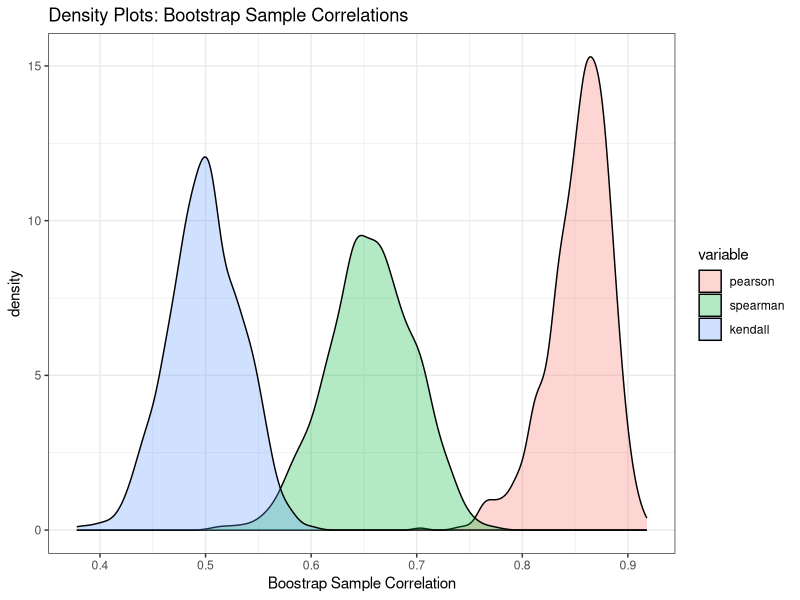

The R script that drew this image:
## ---- chunk 1
knitr::opts_chunk$set(echo = TRUE)
## ---- chunk 2
rider_data <- read.csv(
  'data/CTA_-_Ridership_-_Daily_Boarding_Totals.csv',
                       header = T,stringsAsFactors = F)
#subset data to just weekdays
rider_data <- rider_data[rider_data$day_type == 'W',]
rider_data <- transform(rider_data, service_date = as.Date(service_date, '%m/%d/%y'))
#subset data to 2017 and 2018 rides only
rider_data <- rider_data[format(rider_data$service_date, '%Y') %in% c('2017','2018'),]
knitr::kable(head(rider_data,n=5),row.names = F)
## ---- chunk 3
paste0("Pearson's Correlation: " ,round(with(rider_data, cor(x=bus,y=rail_boardings,method = "pearson")),digits=3))
paste0("Spearman's Correlation: " ,round(with(rider_data, cor(x=bus,y=rail_boardings,method = "spearman")),digits=3))
paste0("Kendall's Tau: " ,round(with(rider_data, cor(x=bus,y=rail_boardings,method = "kendall")),digits=3))
## ---- chunk 4
#set the number of bootstrap samples (with replacement - n = 318)
B <- 1000
#replicate process of collecting sample from original dataset, and compute sample stats 
#results stored in: cor_result, with 1000 obs of bootstrap sample stats
#note this process takes a few seconds on a standard laptop
cor_result <- do.call('rbind',lapply(1:B, function(x){
  bootstrap_sample <- rider_data[sample(1:nrow(rider_data),
                                        size=nrow(rider_data), replace=T),]
  data.frame(pearson = cor(bootstrap_sample$bus,bootstrap_sample$rail_boardings, 
                           method = 'pearson'),
             spearman = cor(bootstrap_sample$bus,bootstrap_sample$rail_boardings, 
                            method = 'spearman'),
             kendall = cor(bootstrap_sample$bus,bootstrap_sample$rail_boardings, 
                           method = 'kendall'))
}))
knitr::kable(round(data.frame(lapply(cor_result, sd)),digits=4),row.names=F,
             caption = 'Sample Standard Deviation: Bootstrap Sample Correlation')
## ---- chunk 5
library(ggplot2)
library(reshape2)
melt_cor_result <- melt(cor_result, measure.vars = c('pearson','spearman','kendall'))
ggplot(melt_cor_result, aes(x = value, fill = variable)) + geom_density(alpha = 0.3) + theme_bw() + xlab('Boostrap Sample Correlation') + ggtitle('Density Plots: Bootstrap Sample Correlations')
